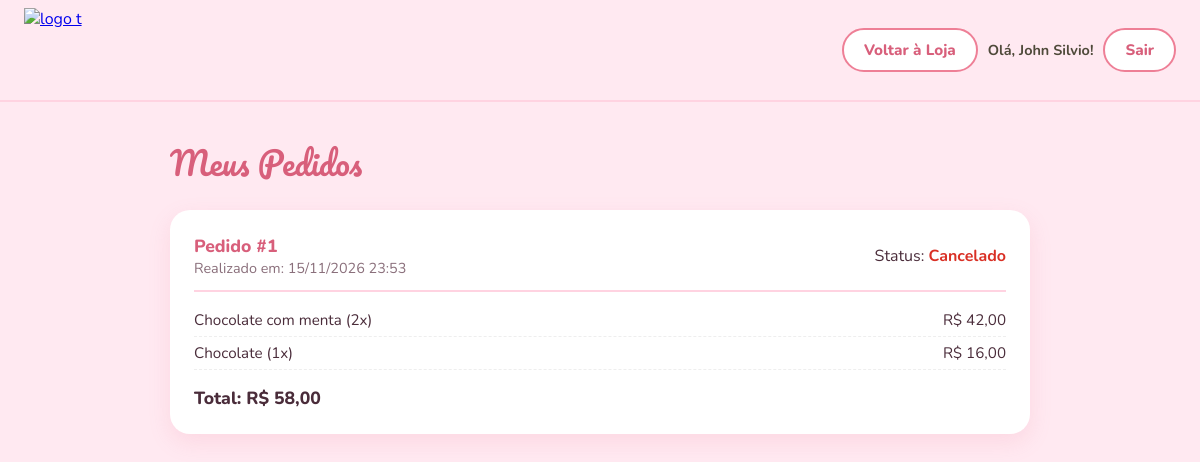
Page /pedidos.php (signed in) on the committed database.
### tables this page shows
CREATE TABLE `pedidos` (
  `id` int(10) UNSIGNED NOT NULL,
  `usuario_id` int(10) UNSIGNED NOT NULL,
  `total` decimal(10,2) NOT NULL,
  `status` varchar(50) NOT NULL DEFAULT 'Pendente',
  `criado_em` timestamp NOT NULL DEFAULT current_timestamp()
);

CREATE TABLE `itens_pedido` (
  `id` int(10) UNSIGNED NOT NULL,
  `pedido_id` int(10) UNSIGNED NOT NULL,
  `nome_produto` varchar(150) NOT NULL,
  `preco` decimal(10,2) NOT NULL,
  `quantidade` int(10) UNSIGNED NOT NULL
);

### pedidos.php (the view, shortened to what this page needs)
<?php
require_once __DIR__ . '/config.php';
$usuarioId = $_SESSION['usuario']['id'];
$stmtPedidos = $pdo->prepare('SELECT * FROM pedidos WHERE usuario_id = ? ORDER BY criado_em DESC');
$stmtPedidos->execute([$usuarioId]);
$pedidos = $stmtPedidos->fetchAll();
?>
<!DOCTYPE html>
<html lang="pt-BR">
<head>
</head>
<body>
<header>
  <a href="index.php"><img src="https://i.ibb.co/5gYVr1PL/logo-t.png" alt="logo t" width="84" height="84" class="logo-img"></a>
  <div class="acoes">
    <a class="btn btn-contorno" href="index.php">Voltar à Loja</a>
    <span style="font-weight: 700; font-size: .9rem; color: #4f4a3a;">Olá, <?= htmlspecialchars($_SESSION['usuario']['nome'], ENT_QUOTES, 'UTF-8') ?>!</span>
    <a class="btn btn-contorno" href="logout.php">Sair</a>
  </div>
</header>
<main>
  <h2>Meus Pedidos</h2>
  <?php if (empty($pedidos)): ?>
    <div class="vazio">Você ainda não realizou nenhum pedido 🧁</div>
  <?php else: ?>
    <?php foreach ($pedidos as $p):
        $stmtItens = $pdo->prepare('SELECT * FROM itens_pedido WHERE pedido_id = ?');
        $stmtItens->execute([$p['id']]);
        $itensPedido = $stmtItens->fetchAll();
    ?>
      <div class="pedido-card">
        <div class="pedido-header">
          <div>
            <span class="pedido-id">Pedido #<?= $p['id'] ?></span>
            <div class="pedido-data">Realizado em: <?= date('d/m/Y H:i', strtotime($p['criado_em'])) ?></div>
          </div>
          <div>
            Status:
            <?php if ($p['status'] === 'Pendente'): ?>
              <span class="status-pendente">Pendente</span>
            <?php elseif ($p['status'] === 'Cancelado'): ?>
              <span class="status-cancelado">Cancelado</span>
            <?php else: ?>
              <span class="status-confirmado"><?= htmlspecialchars($p['status']) ?></span>
            <?php endif; ?>
          </div>
        </div>
        <ul class="lista-itens">
          <?php foreach ($itensPedido as $item): ?>
            <li>
              <span><?= htmlspecialchars($item['nome_produto']) ?> (<?= $item['quantidade'] ?>x)</span>
              <span>R$ <?= number_format($item['preco'] * $item['quantidade'], 2, ',', '.') ?></span>
            </li>
          <?php endforeach; ?>
        </ul>
        <div class="pedido-footer">
          <div>Total: R$ <?= number_format($p['total'], 2, ',', '.') ?></div>
        </div>
      </div>
    <?php endforeach; ?>
  <?php endif; ?>
</main>
</body>
</html>

### pedidos.php (style rules this page uses)
:root { --fundo: #ffe9f1; --rosa: #ee7f96; --rosa-escuro: #d85f7b; --rosa-claro: #ffd3e1; --marrom: #4f4a3a; --texto: #4a2c3a; --cinza: #8a6f7b; --branco: #fff; }
* { box-sizing: border-box; margin: 0; padding: 0; }
body { font-family: 'Nunito', sans-serif; background: var(--fundo); color: var(--texto); min-height: 100vh; display: flex; flex-direction: column; }
header { display: flex; align-items: center; justify-content: space-between; padding: 8px 24px; background: rgba(255, 233, 241, .92); backdrop-filter: blur(8px); border-bottom: 2px solid var(--rosa-claro); }
.logo-img { width: 84px; height: 84px; object-fit: contain; display: block; }
.acoes { display: flex; align-items: center; gap: 10px; flex-wrap: wrap; justify-content: flex-end; }
.btn { border: none; border-radius: 999px; padding: 10px 20px; font-weight: 800; font-size: .95rem; text-decoration: none; display: inline-block; transition: transform .15s, box-shadow .15s, background .15s; cursor: pointer; }
.btn-contorno { background: #fff; color: var(--rosa-escuro); border: 2px solid var(--rosa); }
main { width: 100%; max-width: 900px; margin: 0 auto; padding: 32px 20px; flex: 1; }
h2 { font-family: 'Pacifico', cursive; font-weight: 400; color: var(--rosa-escuro); font-size: 2rem; margin-bottom: 20px; }
.pedido-card { background: #fff; border-radius: 20px; padding: 24px; margin-bottom: 20px; box-shadow: 0 8px 22px rgba(238,127,150,.16); }
.pedido-header { display: flex; justify-content: space-between; align-items: center; border-bottom: 2px solid var(--rosa-claro); padding-bottom: 12px; margin-bottom: 12px; flex-wrap: wrap; gap: 10px; }
.pedido-id { font-weight: 800; font-size: 1.1rem; color: var(--rosa-escuro); }
.pedido-data { font-size: 0.9rem; color: var(--cinza); }
.status-cancelado { color: #d93025; font-weight: 700; }
.lista-itens { list-style: none; margin-bottom: 16px; }
.lista-itens li { display: flex; justify-content: space-between; padding: 6px 0; border-bottom: 1px dashed #eee; font-size: 0.95rem; }
.pedido-footer { display: flex; justify-content: space-between; align-items: center; margin-top: 12px; font-weight: 800; font-size: 1.1rem; flex-wrap: wrap; gap: 10px; }

### rows in the picture
pedidos: id "1", criado_em "15/11/2026 23:53", status "Cancelado", total "58,00"
itens_pedido: nome_produto "Chocolate com menta", quantidade "2", $item['preco'] * $item['quantidade'] "42,00"
itens_pedido: nome_produto "Chocolate", quantidade "1", $item['preco'] * $item['quantidade'] "16,00"

### other values in the picture
$_SESSION['usuario']['nome'] "John Silvio"
